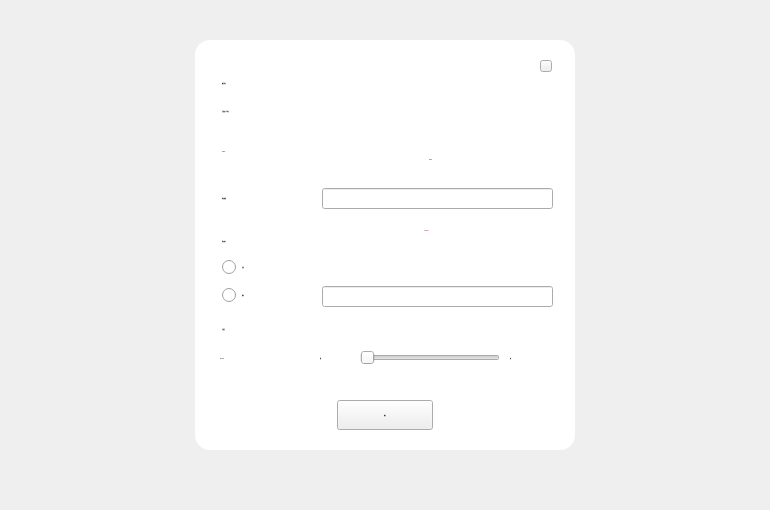
<?xml version="1.0" encoding="UTF-8"?>
<ui version="4.0">
 <class>CapitalTransferPage</class>
 <widget class="QWidget" name="CapitalTransferPage">
  <property name="geometry">
   <rect>
    <x>0</x>
    <y>0</y>
    <width>770</width>
    <height>510</height>
   </rect>
  </property>
  <property name="font">
   <font>
    <family>微软雅黑</family>
    <pointsize>-1</pointsize>
    <weight>50</weight>
    <italic>false</italic>
    <bold>false</bold>
   </font>
  </property>
  <property name="windowTitle">
   <string>Form</string>
  </property>
  <property name="styleSheet">
   <string notr="true">font:12px &quot;微软雅黑&quot;;</string>
  </property>
  <widget class="QLabel" name="label_title">
   <property name="geometry">
    <rect>
     <x>222</x>
     <y>70</y>
     <width>121</width>
     <height>26</height>
    </rect>
   </property>
   <property name="font">
    <font>
     <family>微软雅黑</family>
     <pointsize>-1</pointsize>
     <weight>50</weight>
     <italic>false</italic>
     <bold>false</bold>
    </font>
   </property>
   <property name="styleSheet">
    <string notr="true">font: 18px &quot;微软雅黑&quot;;</string>
   </property>
   <property name="text">
    <string>资金划转</string>
   </property>
  </widget>
  <widget class="QLabel" name="label_1">
   <property name="geometry">
    <rect>
     <x>222</x>
     <y>110</y>
     <width>160</width>
     <height>30</height>
    </rect>
   </property>
   <property name="text">
    <string>当前账户可划转</string>
   </property>
   <property name="alignment">
    <set>Qt::AlignLeading|Qt::AlignLeft|Qt::AlignTop</set>
   </property>
   <property name="wordWrap">
    <bool>true</bool>
   </property>
  </widget>
  <widget class="QLabel" name="label_number">
   <property name="geometry">
    <rect>
     <x>430</x>
     <y>110</y>
     <width>130</width>
     <height>30</height>
    </rect>
   </property>
   <property name="text">
    <string/>
   </property>
   <property name="alignment">
    <set>Qt::AlignLeading|Qt::AlignLeft|Qt::AlignTop</set>
   </property>
   <property name="wordWrap">
    <bool>true</bool>
   </property>
  </widget>
  <widget class="QLabel" name="label_2">
   <property name="geometry">
    <rect>
     <x>222</x>
     <y>233</y>
     <width>150</width>
     <height>16</height>
    </rect>
   </property>
   <property name="text">
    <string>划转操作</string>
   </property>
  </widget>
  <widget class="QLabel" name="label_fee">
   <property name="geometry">
    <rect>
     <x>322</x>
     <y>321</y>
     <width>171</width>
     <height>20</height>
    </rect>
   </property>
   <property name="text">
    <string/>
   </property>
  </widget>
  <widget class="QToolButton" name="toolButton_close">
   <property name="geometry">
    <rect>
     <x>540</x>
     <y>60</y>
     <width>12</width>
     <height>12</height>
    </rect>
   </property>
   <property name="font">
    <font>
     <family>微软雅黑</family>
     <pointsize>-1</pointsize>
     <weight>50</weight>
     <italic>false</italic>
     <bold>false</bold>
    </font>
   </property>
   <property name="cursor">
    <cursorShape>PointingHandCursor</cursorShape>
   </property>
   <property name="text">
    <string/>
   </property>
  </widget>
  <widget class="QRadioButton" name="radioButton_deposit">
   <property name="geometry">
    <rect>
     <x>222</x>
     <y>258</y>
     <width>80</width>
     <height>18</height>
    </rect>
   </property>
   <property name="font">
    <font>
     <family>微软雅黑</family>
     <pointsize>-1</pointsize>
     <weight>50</weight>
     <italic>false</italic>
     <bold>false</bold>
    </font>
   </property>
   <property name="text">
    <string>充值</string>
   </property>
  </widget>
  <widget class="QRadioButton" name="radioButton_withdraw">
   <property name="geometry">
    <rect>
     <x>222</x>
     <y>286</y>
     <width>80</width>
     <height>18</height>
    </rect>
   </property>
   <property name="font">
    <font>
     <family>微软雅黑</family>
     <pointsize>-1</pointsize>
     <weight>50</weight>
     <italic>false</italic>
     <bold>false</bold>
    </font>
   </property>
   <property name="text">
    <string>提现</string>
   </property>
  </widget>
  <widget class="QLabel" name="label_3">
   <property name="geometry">
    <rect>
     <x>222</x>
     <y>190</y>
     <width>101</width>
     <height>16</height>
    </rect>
   </property>
   <property name="text">
    <string>划转数量</string>
   </property>
  </widget>
  <widget class="QLineEdit" name="lineEdit_number">
   <property name="geometry">
    <rect>
     <x>322</x>
     <y>188</y>
     <width>231</width>
     <height>21</height>
    </rect>
   </property>
   <property name="font">
    <font>
     <family>微软雅黑</family>
     <pointsize>-1</pointsize>
     <weight>50</weight>
     <italic>false</italic>
     <bold>false</bold>
    </font>
   </property>
  </widget>
  <widget class="QLineEdit" name="lineEdit_address">
   <property name="geometry">
    <rect>
     <x>322</x>
     <y>286</y>
     <width>231</width>
     <height>21</height>
    </rect>
   </property>
   <property name="font">
    <font>
     <family>微软雅黑</family>
     <pointsize>-1</pointsize>
     <weight>50</weight>
     <italic>false</italic>
     <bold>false</bold>
    </font>
   </property>
  </widget>
  <widget class="QLabel" name="label_5">
   <property name="geometry">
    <rect>
     <x>222</x>
     <y>321</y>
     <width>100</width>
     <height>16</height>
    </rect>
   </property>
   <property name="text">
    <string>手续费</string>
   </property>
  </widget>
  <widget class="QToolButton" name="toolButton_confirm">
   <property name="geometry">
    <rect>
     <x>337</x>
     <y>400</y>
     <width>96</width>
     <height>30</height>
    </rect>
   </property>
   <property name="font">
    <font>
     <family>微软雅黑</family>
     <pointsize>-1</pointsize>
     <weight>50</weight>
     <italic>false</italic>
     <bold>false</bold>
    </font>
   </property>
   <property name="cursor">
    <cursorShape>PointingHandCursor</cursorShape>
   </property>
   <property name="text">
    <string>确定</string>
   </property>
  </widget>
  <widget class="QLabel" name="label_tip">
   <property name="geometry">
    <rect>
     <x>306</x>
     <y>210</y>
     <width>241</width>
     <height>41</height>
    </rect>
   </property>
   <property name="styleSheet">
    <string notr="true">color: rgb(170, 0, 0);
font: 75 12px &quot;Microsoft YaHei UI Light&quot;;</string>
   </property>
   <property name="text">
    <string>TextLabel</string>
   </property>
   <property name="alignment">
    <set>Qt::AlignCenter</set>
   </property>
  </widget>
  <widget class="QLabel" name="label_marktip">
   <property name="geometry">
    <rect>
     <x>340</x>
     <y>70</y>
     <width>171</width>
     <height>20</height>
    </rect>
   </property>
   <property name="styleSheet">
    <string notr="true">font: 25 12px &quot;Microsoft YaHei UI Light&quot;;
color: rgb(255, 0, 0);</string>
   </property>
   <property name="text">
    <string/>
   </property>
  </widget>
  <widget class="QLabel" name="label_back">
   <property name="geometry">
    <rect>
     <x>195</x>
     <y>40</y>
     <width>380</width>
     <height>410</height>
    </rect>
   </property>
   <property name="styleSheet">
    <string notr="true">background-color: rgb(255, 255, 255);
border-radius:15px;</string>
   </property>
   <property name="text">
    <string/>
   </property>
  </widget>
  <widget class="QLabel" name="label_addressTitle_2">
   <property name="geometry">
    <rect>
     <x>222</x>
     <y>150</y>
     <width>60</width>
     <height>20</height>
    </rect>
   </property>
   <property name="font">
    <font>
     <family>微软雅黑</family>
     <pointsize>-1</pointsize>
     <weight>50</weight>
     <italic>false</italic>
     <bold>false</bold>
    </font>
   </property>
   <property name="text">
    <string>Tunnel:</string>
   </property>
   <property name="alignment">
    <set>Qt::AlignLeading|Qt::AlignLeft|Qt::AlignTop</set>
   </property>
  </widget>
  <widget class="QLabel" name="label_tunnelAddress">
   <property name="geometry">
    <rect>
     <x>290</x>
     <y>140</y>
     <width>281</width>
     <height>40</height>
    </rect>
   </property>
   <property name="font">
    <font>
     <family>微软雅黑</family>
     <pointsize>-1</pointsize>
     <weight>50</weight>
     <italic>false</italic>
     <bold>false</bold>
    </font>
   </property>
   <property name="styleSheet">
    <string notr="true">font: 11px &quot;微软雅黑&quot;;</string>
   </property>
   <property name="text">
    <string>empty</string>
   </property>
   <property name="alignment">
    <set>Qt::AlignCenter</set>
   </property>
   <property name="wordWrap">
    <bool>false</bool>
   </property>
   <property name="textInteractionFlags">
    <set>Qt::LinksAccessibleByMouse|Qt::TextSelectableByMouse</set>
   </property>
  </widget>
  <widget class="QLabel" name="label_gas">
   <property name="geometry">
    <rect>
     <x>220</x>
     <y>350</y>
     <width>100</width>
     <height>16</height>
    </rect>
   </property>
   <property name="text">
    <string>Gas Price</string>
   </property>
  </widget>
  <widget class="QSlider" name="slider">
   <property name="geometry">
    <rect>
     <x>360</x>
     <y>350</y>
     <width>140</width>
     <height>16</height>
    </rect>
   </property>
   <property name="orientation">
    <enum>Qt::Horizontal</enum>
   </property>
  </widget>
  <widget class="QLabel" name="label_slow">
   <property name="geometry">
    <rect>
     <x>320</x>
     <y>350</y>
     <width>30</width>
     <height>16</height>
    </rect>
   </property>
   <property name="text">
    <string>慢</string>
   </property>
  </widget>
  <widget class="QLabel" name="label_fast">
   <property name="geometry">
    <rect>
     <x>510</x>
     <y>350</y>
     <width>30</width>
     <height>16</height>
    </rect>
   </property>
   <property name="text">
    <string>快</string>
   </property>
  </widget>
  <widget class="QLabel" name="sliderValueLabel">
   <property name="geometry">
    <rect>
     <x>360</x>
     <y>370</y>
     <width>50</width>
     <height>16</height>
    </rect>
   </property>
   <property name="text">
    <string/>
   </property>
  </widget>
  <widget class="QLabel" name="label_tunneltip">
   <property name="geometry">
    <rect>
     <x>278</x>
     <y>258</y>
     <width>291</width>
     <height>20</height>
    </rect>
   </property>
   <property name="font">
    <font>
     <family>微软雅黑</family>
     <pointsize>-1</pointsize>
     <weight>50</weight>
     <italic>false</italic>
     <bold>false</bold>
    </font>
   </property>
   <property name="styleSheet">
    <string notr="true">font: 11px &quot;微软雅黑&quot;;</string>
   </property>
   <property name="text">
    <string/>
   </property>
   <property name="alignment">
    <set>Qt::AlignCenter</set>
   </property>
   <property name="textInteractionFlags">
    <set>Qt::LinksAccessibleByMouse|Qt::TextSelectableByMouse</set>
   </property>
  </widget>
  <zorder>label_back</zorder>
  <zorder>label_title</zorder>
  <zorder>label_1</zorder>
  <zorder>label_number</zorder>
  <zorder>label_2</zorder>
  <zorder>label_fee</zorder>
  <zorder>toolButton_close</zorder>
  <zorder>radioButton_deposit</zorder>
  <zorder>radioButton_withdraw</zorder>
  <zorder>label_3</zorder>
  <zorder>lineEdit_number</zorder>
  <zorder>lineEdit_address</zorder>
  <zorder>label_5</zorder>
  <zorder>toolButton_confirm</zorder>
  <zorder>label_tip</zorder>
  <zorder>label_marktip</zorder>
  <zorder>label_addressTitle_2</zorder>
  <zorder>label_tunnelAddress</zorder>
  <zorder>label_gas</zorder>
  <zorder>slider</zorder>
  <zorder>label_slow</zorder>
  <zorder>label_fast</zorder>
  <zorder>sliderValueLabel</zorder>
  <zorder>label_tunneltip</zorder>
 </widget>
 <resources/>
 <connections/>
</ui>
